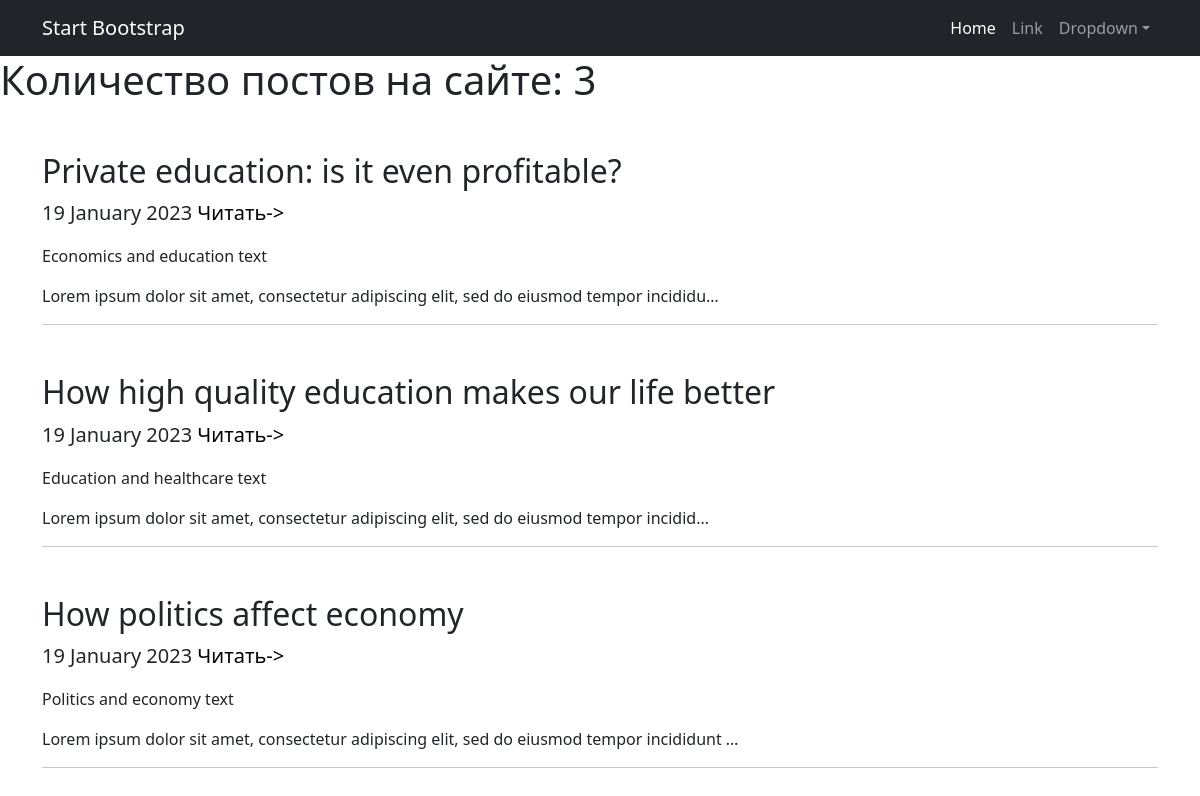
The page /news/ on the database as committed earlier.
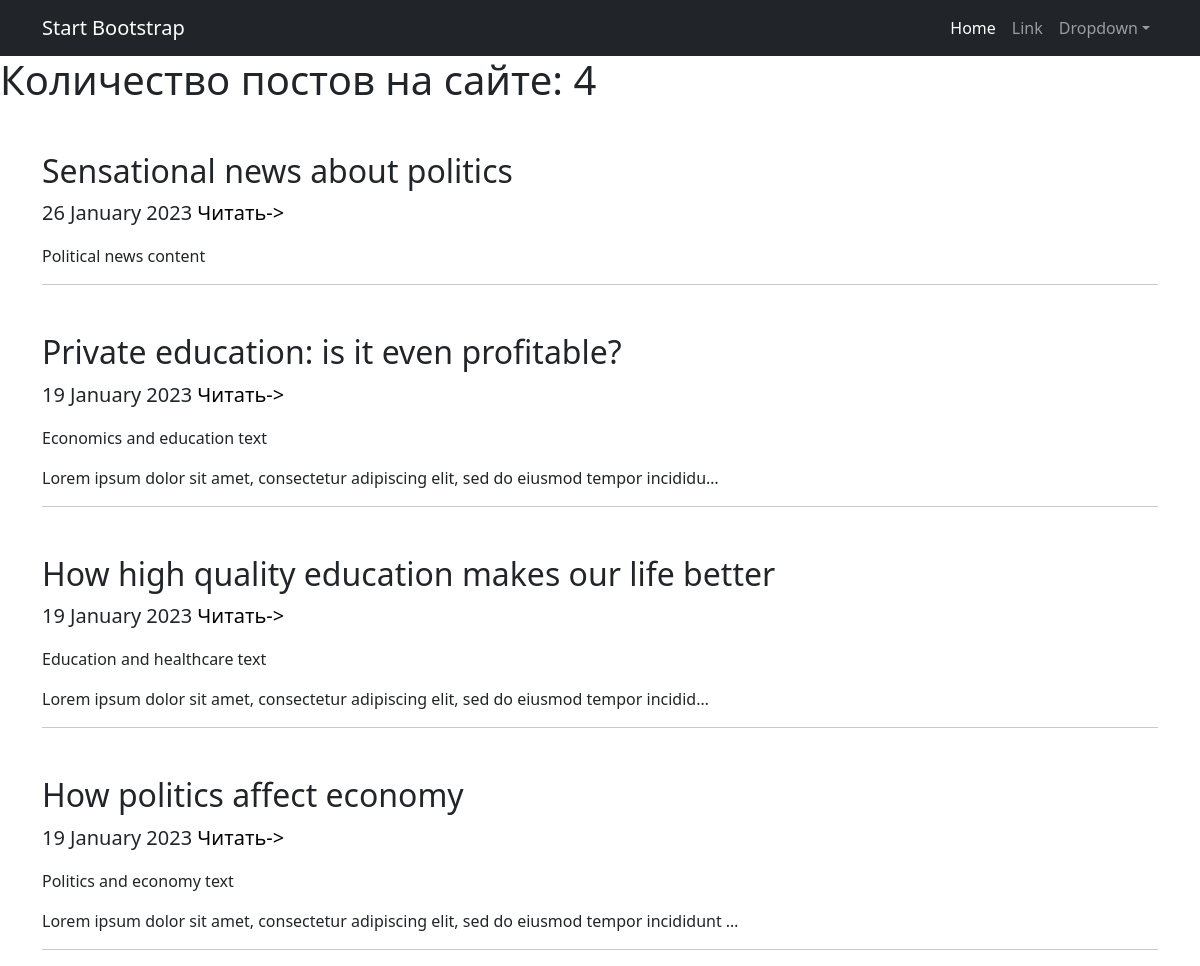
The same page on the database as committed later.
### news/models.py (models this page shows, shortened)
class Post(LikeMixin, models.Model):
    news = 'NE'
    article = 'AR'
    POST_TYPES = [
        (news, 'Новость'),
        (article, 'Статья'),
    ]
    author = models.ForeignKey(Author, on_delete=models.PROTECT, verbose_name='Автор')
    post_type = models.CharField(max_length=2, choices=POST_TYPES, default=article, verbose_name='Вид поста')
    time_create = models.DateTimeField(auto_now_add=True, verbose_name='Дата создания')
    time_update = models.DateTimeField(auto_now=True, verbose_name='Дата изменения')
    categories = models.ManyToManyField(Category, through=PostCategory)
    title = models.CharField(max_length=72, default='Defaullt title', verbose_name='Заголовок')
    content = models.CharField(max_length=2048, default='Default content', verbose_name='Контент')
    rating = models.IntegerField(default=0)

### news/views.py (the view)
# urls.py: path('news/', PostList.as_view()),
class PostList(ListView):
    model = Post
    ordering = '-time_create'
    template_name = 'main.html'
    context_object_name = 'posts'
    paginate_by = 10

### news/templates/main.html (shortened to what this page needs)
{% extends 'default.html' %}
{% block content %}
    <h1>Количество постов на сайте: {{posts|length}}</h1>
    {% for post in posts %}
        <div class="container">
            <div class="text-start mt-5" href=>
                <h2>{{ post.title }}</h2>
                <p class="lead">{{ post.time_create|date:'j F Y' }} <a href="#">Читать-></a></p>
                <p>{{ post.content|truncatechars:120|linebreaks }}</p>
                <hr>
            </div>
        </div>
    {% endfor %}
{% endblock content %}

Rows that differ between the two databases and show on the page:
added Post: title "Sensational news about politics", time_create "26 January 2023", content "Political news content"
Other text that changed with them:
{{ posts|length }}: "3" → "4"
